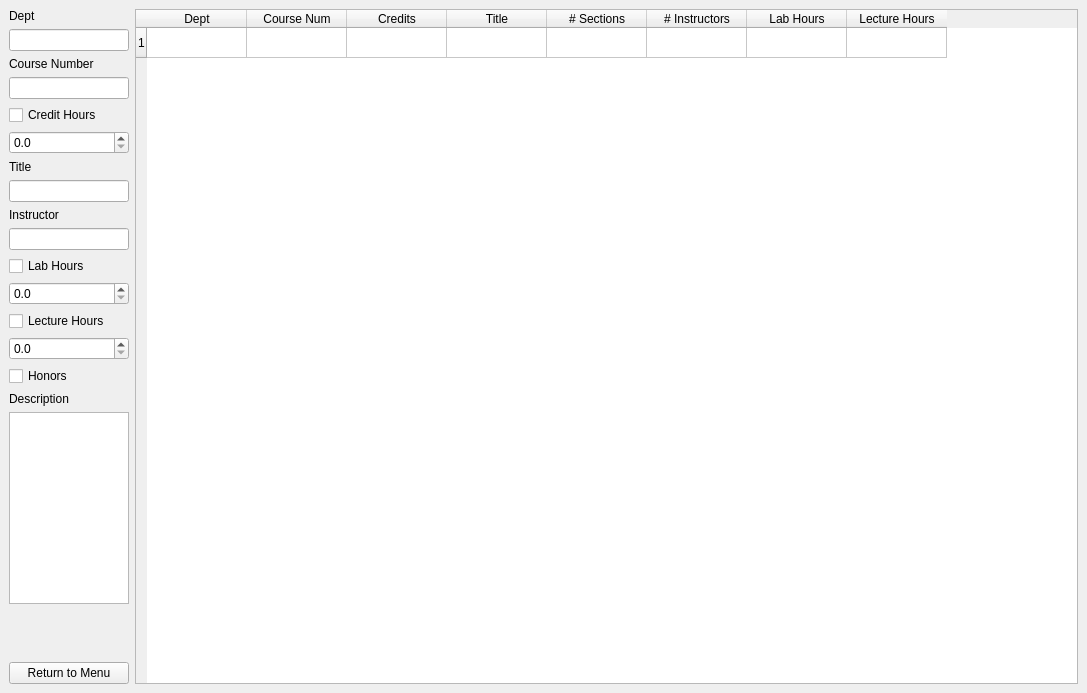
<?xml version="1.0" encoding="UTF-8"?>
<ui version="4.0">
    <class>MainWindow</class>
    <widget class="QMainWindow" name="MainWindow">
        <property name="geometry">
            <rect>
                <x>0</x>
                <y>0</y>
                <width>1087</width>
                <height>693</height>
            </rect>
        </property>
        <property name="windowTitle">
            <string>MainWindow</string>
        </property>
        <widget class="QWidget" name="centralwidget">
            <layout class="QGridLayout" name="gridLayout">
                <item row="0" column="0">
                    <layout class="QHBoxLayout" name="horizontalLayout">
                        <item>
                            <layout class="QVBoxLayout" name="verticalLayout">
                                <property name="sizeConstraint">
                                    <enum>QLayout::SetDefaultConstraint</enum>
                                </property>
                                <item>
                                    <widget class="QLabel" name="course_dept_label">
                                        <property name="text">
                                            <string>Dept</string>
                                        </property>
                                    </widget>
                                </item>
                                <item>
                                    <widget class="QLineEdit" name="course_dept_edit">
                                        <property name="sizePolicy">
                                            <sizepolicy hsizetype="Preferred" vsizetype="Fixed">
                                                <horstretch>0</horstretch>
                                                <verstretch>0</verstretch>
                                            </sizepolicy>
                                        </property>
                                    </widget>
                                </item>
                                <item>
                                    <widget class="QLabel" name="course_course_num_label">
                                        <property name="text">
                                            <string>Course Number</string>
                                        </property>
                                    </widget>
                                </item>
                                <item>
                                    <widget class="QLineEdit" name="course_course_num_edit">
                                        <property name="sizePolicy">
                                            <sizepolicy hsizetype="Preferred" vsizetype="Fixed">
                                                <horstretch>0</horstretch>
                                                <verstretch>0</verstretch>
                                            </sizepolicy>
                                        </property>
                                    </widget>
                                </item>
                                <item>
                                    <widget class="QCheckBox" name="course_credit_hours_check">
                                        <property name="text">
                                            <string>Credit Hours</string>
                                        </property>
                                    </widget>
                                </item>
                                <item>
                                    <widget class="QDoubleSpinBox" name="course_credit_hour_spinner">
                                        <property name="decimals">
                                            <number>1</number>
                                        </property>
                                        <property name="singleStep">
                                            <double>0.500000000000000</double>
                                        </property>
                                    </widget>
                                </item>
                                <item>
                                    <widget class="QLabel" name="course_title_label">
                                        <property name="text">
                                            <string>Title</string>
                                        </property>
                                    </widget>
                                </item>
                                <item>
                                    <widget class="QLineEdit" name="course_title_edit">
                                        <property name="sizePolicy">
                                            <sizepolicy hsizetype="Preferred" vsizetype="Fixed">
                                                <horstretch>0</horstretch>
                                                <verstretch>0</verstretch>
                                            </sizepolicy>
                                        </property>
                                    </widget>
                                </item>
                                <item>
                                    <widget class="QLabel" name="course_instructor_label">
                                        <property name="text">
                                            <string>Instructor</string>
                                        </property>
                                    </widget>
                                </item>
                                <item>
                                    <widget class="QLineEdit" name="course_instructor_edit">
                                        <property name="sizePolicy">
                                            <sizepolicy hsizetype="Preferred" vsizetype="Fixed">
                                                <horstretch>0</horstretch>
                                                <verstretch>0</verstretch>
                                            </sizepolicy>
                                        </property>
                                    </widget>
                                </item>
                                <item>
                                    <widget class="QCheckBox" name="course_lab_hours_check">
                                        <property name="text">
                                            <string>Lab Hours</string>
                                        </property>
                                    </widget>
                                </item>
                                <item>
                                    <widget class="QDoubleSpinBox" name="course_lab_hours_spinner">
                                        <property name="decimals">
                                            <number>1</number>
                                        </property>
                                        <property name="singleStep">
                                            <double>0.500000000000000</double>
                                        </property>
                                    </widget>
                                </item>
                                <item>
                                    <widget class="QCheckBox" name="course_lecture_hours_spinner">
                                        <property name="text">
                                            <string>Lecture Hours</string>
                                        </property>
                                    </widget>
                                </item>
                                <item>
                                    <widget class="QDoubleSpinBox" name="course_lecture_hours_spinner_2">
                                        <property name="decimals">
                                            <number>1</number>
                                        </property>
                                        <property name="singleStep">
                                            <double>0.500000000000000</double>
                                        </property>
                                    </widget>
                                </item>
                                <item>
                                    <widget class="QCheckBox" name="course_honors_check">
                                        <property name="text">
                                            <string>Honors</string>
                                        </property>
                                    </widget>
                                </item>
                                <item>
                                    <widget class="QLabel" name="course_description_label">
                                        <property name="text">
                                            <string>Description</string>
                                        </property>
                                    </widget>
                                </item>
                                <item>
                                    <widget class="QTextEdit" name="course_description_edit">
                                        <property name="sizePolicy">
                                            <sizepolicy hsizetype="Preferred" vsizetype="Expanding">
                                                <horstretch>0</horstretch>
                                                <verstretch>0</verstretch>
                                            </sizepolicy>
                                        </property>
                                        <property name="maximumSize">
                                            <size>
                                                <width>120</width>
                                                <height>16777215</height>
                                            </size>
                                        </property>
                                    </widget>
                                </item>
                                <item>
                                    <spacer name="verticalSpacer">
                                        <property name="orientation">
                                            <enum>Qt::Vertical</enum>
                                        </property>
                                        <property name="sizeHint" stdset="0">
                                            <size>
                                                <width>20</width>
                                                <height>40</height>
                                            </size>
                                        </property>
                                    </spacer>
                                </item>
                                <item>
                                    <widget class="QPushButton" name="course_return_to_menu_button">
                                        <property name="text">
                                            <string>Return to Menu</string>
                                        </property>
                                    </widget>
                                </item>
                            </layout>
                        </item>
                        <item>
                            <widget class="QTableWidget" name="course_table">
                                <property name="sizePolicy">
                                    <sizepolicy hsizetype="Expanding" vsizetype="Expanding">
                                        <horstretch>0</horstretch>
                                        <verstretch>0</verstretch>
                                    </sizepolicy>
                                </property>
                                <property name="rowCount">
                                    <number>1</number>
                                </property>
                                <property name="columnCount">
                                    <number>8</number>
                                </property>
                                <row/>
                                <column>
                                    <property name="text">
                                        <string>Dept</string>
                                    </property>
                                </column>
                                <column>
                                    <property name="text">
                                        <string>Course Num</string>
                                    </property>
                                </column>
                                <column>
                                    <property name="text">
                                        <string>Credits</string>
                                    </property>
                                </column>
                                <column>
                                    <property name="text">
                                        <string>Title</string>
                                    </property>
                                </column>
                                <column>
                                    <property name="text">
                                        <string># Sections</string>
                                    </property>
                                </column>
                                <column>
                                    <property name="text">
                                        <string># Instructors</string>
                                    </property>
                                </column>
                                <column>
                                    <property name="text">
                                        <string>Lab Hours</string>
                                    </property>
                                </column>
                                <column>
                                    <property name="text">
                                        <string>Lecture Hours</string>
                                    </property>
                                </column>
                            </widget>
                        </item>
                    </layout>
                </item>
            </layout>
        </widget>
    </widget>
    <resources/>
    <connections/>
</ui>
